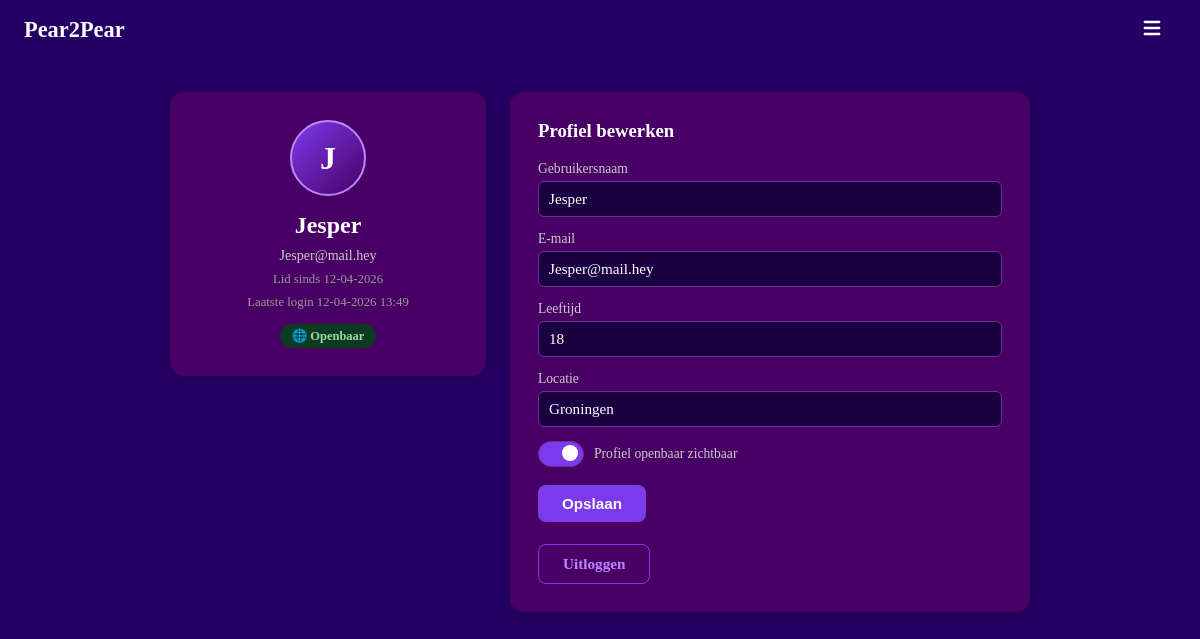
Before: /account (signed in) with the older database file.
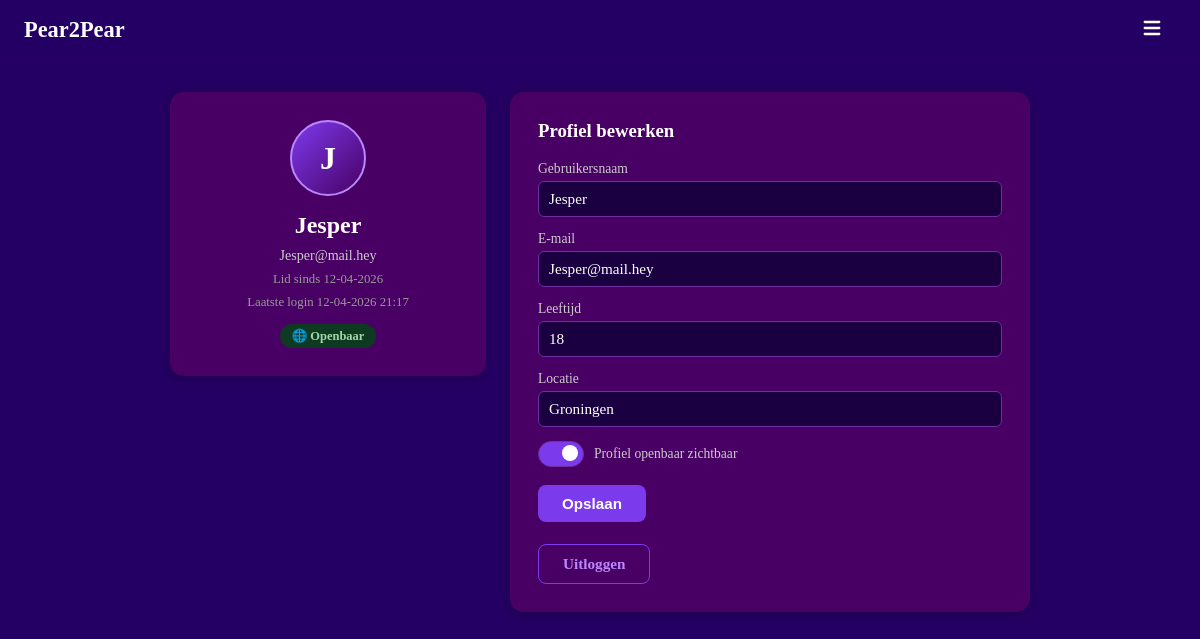
After: the same page with the newer database file.
### models.py (models this page shows, shortened)
class User(UserMixin, db.Model):
    __tablename__ = "users"
    id            = db.Column(db.Integer, primary_key=True)
    username      = db.Column(db.String(30),  unique=True, nullable=False, index=True)
    email         = db.Column(db.String(120), unique=True, nullable=False, index=True)
    password_hash = db.Column(db.String(256), nullable=False)
    created_at    = db.Column(db.DateTime, default=datetime.utcnow, nullable=False)
    last_login    = db.Column(db.DateTime, default=datetime.utcnow, nullable=False)
    age       = db.Column(db.Integer,     nullable=True)
    location  = db.Column(db.String(100), nullable=True)
    is_public = db.Column(db.Boolean,     default=True, nullable=False)
    sent_requests     = db.relationship("Friendship", foreign_keys=[Friendship.from_id], backref="from_user", lazy="dynamic")
    received_requests = db.relationship("Friendship", foreign_keys=[Friendship.to_id],   backref="to_user",   lazy="dynamic")
    def pending_received(self):
        reqs = Friendship.query.filter_by(to_id=self.id, status="pending").all()
        return User.query.filter(User.id.in_([r.from_id for r in reqs])).all()
    def unread_message_count(self):
        return Message.query.filter_by(receiver_id=self.id, read=False).count()

### main.py (the view, shortened to what this page needs)
    @app.route("/account", methods=["GET", "POST"])
    @login_required
    def account():
        form = EditProfileForm(
            current_user_id=current_user.id,
            data={
                "username":  current_user.username,
                "email":     current_user.email,
                "age":       current_user.age,
                "location":  current_user.location,
                "is_public": current_user.is_public,
            }
        )
        return render_template("account.html", user=current_user, form=form)

### main.py (shortened to what this page needs)
class EditProfileForm(FlaskForm):
    username  = StringField("Gebruikersnaam", validators=[DataRequired(), Length(min=3, max=30)])
    email     = StringField("E-mail",         validators=[DataRequired(), Email()])
    age       = IntegerField("Leeftijd",       validators=[Optional(), NumberRange(min=1, max=120)])
    location  = StringField("Locatie",         validators=[Optional(), Length(max=100)])
    is_public = BooleanField("Profiel openbaar")
    submit    = SubmitField("Opslaan")
    def __init__(self, current_user_id, *args, **kwargs):
        super().__init__(*args, **kwargs)
        self._current_user_id = current_user_id

### templates/account.html (shortened to what this page needs)
{% extends "base.html" %}
{% block content %}
<div class="account-page">
    <div class="box account-info">
        <div class="center">
            <div class="account-avatar">{{ user.username[0].upper() }}</div>
            <h2>{{ user.username }}</h2>
            <p>{{ user.email }}</p>
            <p class="account-meta">Lid sinds {{ user.created_at.strftime('%d-%m-%Y') }}</p>
            <p class="account-meta">Laatste login {{ user.last_login.strftime('%d-%m-%Y %H:%M') }}</p>
            <span class="account-badge {% if user.is_public %}badge--public{% else %}badge--private{% endif %}">
                {% if user.is_public %}🌐 Openbaar{% else %}🔒 Privé{% endif %}
            </span>
        </div>
    </div>
    <div class="box account-edit">
        <h3>Profiel bewerken</h3>
        <form method="POST" action="/account">
            <div class="field">
                {{ form.username.label }}
                {{ form.username() }}
            </div>
            <div class="field">
                {{ form.email.label }}
                {{ form.email() }}
            </div>
            <div class="field">
                {{ form.age.label }}
                {{ form.age(placeholder="Jouw leeftijd") }}
            </div>
            <div class="field">
                {{ form.location.label }}
                {{ form.location(placeholder="Stad, land …") }}
            </div>
            <div class="field toggle-row">
                <label for="is_public" class="toggle-label">
                    <span class="toggle-track">
                        <span class="toggle-thumb"></span>
                    </span>
                    Profiel openbaar zichtbaar
                </label>
            </div>
            <div class="field">
                {{ form.submit(class="btn") }}
            </div>
        </form>
        <a href="/logout" class="btn btn--outline" style="margin-top: 8px; display: inline-block;">Uitloggen</a>
    </div>
</div>
{% endblock %}

Changed rows visible on the page:
changed User "Jesper": last_login "12-04-2026 13:49" → "12-04-2026 21:17"
